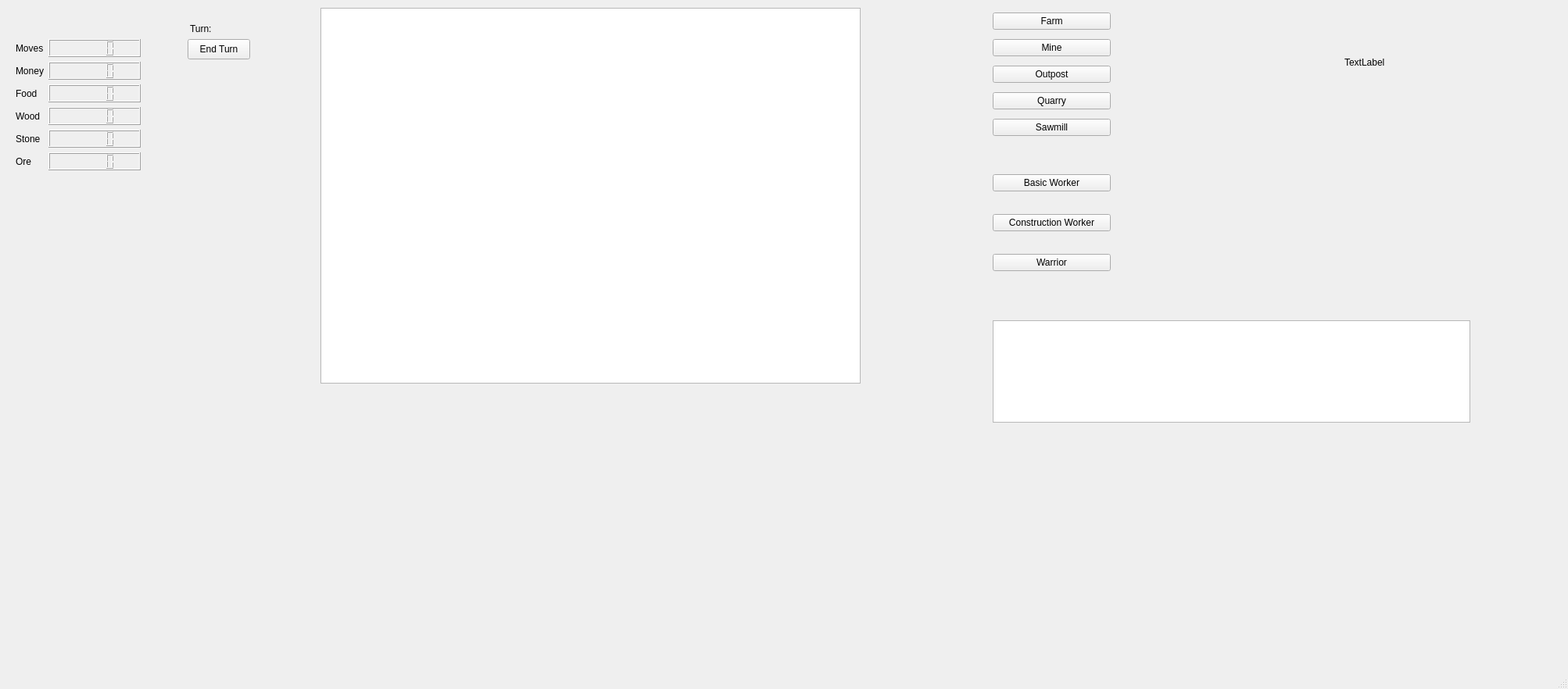
<?xml version="1.0" encoding="UTF-8"?>
<ui version="4.0">
 <class>Game</class>
 <widget class="QMainWindow" name="Game">
  <property name="geometry">
   <rect>
    <x>0</x>
    <y>0</y>
    <width>2006</width>
    <height>882</height>
   </rect>
  </property>
  <property name="windowTitle">
   <string>MainWindow</string>
  </property>
  <widget class="QWidget" name="centralwidget">
   <widget class="QGraphicsView" name="graphicsView">
    <property name="geometry">
     <rect>
      <x>410</x>
      <y>10</y>
      <width>691</width>
      <height>481</height>
     </rect>
    </property>
   </widget>
   <widget class="QPushButton" name="turnButton">
    <property name="geometry">
     <rect>
      <x>240</x>
      <y>50</y>
      <width>80</width>
      <height>26</height>
     </rect>
    </property>
    <property name="text">
     <string>End Turn</string>
    </property>
   </widget>
   <widget class="QLabel" name="turnLabel">
    <property name="geometry">
     <rect>
      <x>243</x>
      <y>28</y>
      <width>100</width>
      <height>18</height>
     </rect>
    </property>
    <property name="text">
     <string>Turn: </string>
    </property>
   </widget>
   <widget class="QWidget" name="gridLayoutWidget">
    <property name="geometry">
     <rect>
      <x>1270</x>
      <y>10</y>
      <width>151</width>
      <height>171</height>
     </rect>
    </property>
    <layout class="QGridLayout" name="buildingsLayout">
     <item row="0" column="0">
      <widget class="Student::HoverButton" name="farmButton">
       <property name="text">
        <string>Farm</string>
       </property>
      </widget>
     </item>
     <item row="1" column="0">
      <widget class="Student::HoverButton" name="mineButton">
       <property name="text">
        <string>Mine</string>
       </property>
      </widget>
     </item>
     <item row="4" column="0">
      <widget class="Student::HoverButton" name="outpostButton">
       <property name="text">
        <string>Outpost</string>
       </property>
      </widget>
     </item>
     <item row="5" column="0">
      <widget class="Student::HoverButton" name="quarryButton">
       <property name="text">
        <string>Quarry</string>
       </property>
      </widget>
     </item>
     <item row="6" column="0">
      <widget class="Student::HoverButton" name="sawmillButton">
       <property name="text">
        <string>Sawmill</string>
       </property>
      </widget>
     </item>
    </layout>
   </widget>
   <widget class="QWidget" name="formLayoutWidget">
    <property name="geometry">
     <rect>
      <x>20</x>
      <y>50</y>
      <width>160</width>
      <height>196</height>
     </rect>
    </property>
    <layout class="QFormLayout" name="formLayout">
     <item row="0" column="1">
      <widget class="QLCDNumber" name="moves"/>
     </item>
     <item row="1" column="0">
      <widget class="QLabel" name="labelMoney">
       <property name="text">
        <string>Money</string>
       </property>
      </widget>
     </item>
     <item row="1" column="1">
      <widget class="QLCDNumber" name="money"/>
     </item>
     <item row="2" column="0">
      <widget class="QLabel" name="labelFood">
       <property name="text">
        <string>Food</string>
       </property>
      </widget>
     </item>
     <item row="2" column="1">
      <widget class="QLCDNumber" name="food"/>
     </item>
     <item row="3" column="0">
      <widget class="QLabel" name="labelWood">
       <property name="text">
        <string>Wood</string>
       </property>
      </widget>
     </item>
     <item row="3" column="1">
      <widget class="QLCDNumber" name="wood"/>
     </item>
     <item row="4" column="0">
      <widget class="QLabel" name="labelStone">
       <property name="text">
        <string>Stone</string>
       </property>
      </widget>
     </item>
     <item row="4" column="1">
      <widget class="QLCDNumber" name="stone"/>
     </item>
     <item row="5" column="0">
      <widget class="QLabel" name="labelOre">
       <property name="text">
        <string>Ore</string>
       </property>
      </widget>
     </item>
     <item row="5" column="1">
      <widget class="QLCDNumber" name="ore"/>
     </item>
     <item row="0" column="0">
      <widget class="QLabel" name="labelMoves">
       <property name="text">
        <string>Moves</string>
       </property>
      </widget>
     </item>
    </layout>
   </widget>
   <widget class="QWidget" name="gridLayoutWidget_2">
    <property name="geometry">
     <rect>
      <x>1270</x>
      <y>200</y>
      <width>151</width>
      <height>171</height>
     </rect>
    </property>
    <layout class="QGridLayout" name="workersLayout">
     <item row="0" column="0">
      <widget class="Student::HoverButton" name="basicWorkerButton">
       <property name="text">
        <string>Basic Worker</string>
       </property>
      </widget>
     </item>
     <item row="4" column="0">
      <widget class="Student::HoverButton" name="warriorButton">
       <property name="text">
        <string>Warrior</string>
       </property>
      </widget>
     </item>
     <item row="1" column="0">
      <widget class="Student::HoverButton" name="constWorkerButton">
       <property name="text">
        <string>Construction Worker</string>
       </property>
      </widget>
     </item>
    </layout>
   </widget>
   <widget class="QPlainTextEdit" name="log">
    <property name="geometry">
     <rect>
      <x>1270</x>
      <y>410</y>
      <width>611</width>
      <height>131</height>
     </rect>
    </property>
   </widget>
   <widget class="QLabel" name="hoverInfo">
    <property name="geometry">
     <rect>
      <x>1720</x>
      <y>70</y>
      <width>63</width>
      <height>20</height>
     </rect>
    </property>
    <property name="text">
     <string>TextLabel</string>
    </property>
   </widget>
  </widget>
  <widget class="QMenuBar" name="menubar">
   <property name="geometry">
    <rect>
     <x>0</x>
     <y>0</y>
     <width>2006</width>
     <height>25</height>
    </rect>
   </property>
  </widget>
  <widget class="QStatusBar" name="statusbar"/>
 </widget>
 <customwidgets>
  <customwidget>
   <class>Student::HoverButton</class>
   <extends>QPushButton</extends>
   <header>hoverbutton.h</header>
  </customwidget>
 </customwidgets>
 <resources/>
 <connections/>
</ui>
